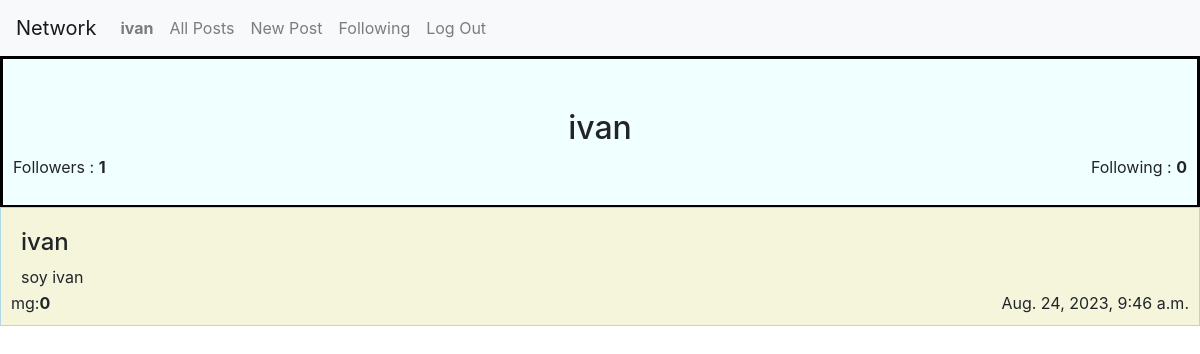
Screenshot of /user/4 (signed in) with the database file from the repository.
### network/models.py (models this page shows, shortened)
class User(AbstractUser):
    pass

class Post(models.Model):
    id_user = models.ForeignKey(User, on_delete=models.SET_NULL, null=True, default=None)
    content = models.CharField(max_length=10000)
    date = models.DateTimeField(auto_now_add=True)
    mg = models.IntegerField(default=0)

### network/views.py (the view)
# urls.py: path("user/<int:id_user>", views.individualprofile , name="individualprofile" ),
def individualprofile(request, id_user):
    if request.method == "GET":
        user_profile = User.objects.get(pk= id_user)
        user_logued = User.objects.get(pk=request.user.id)
        posts_user = Post.objects.filter(id_user=user_profile.id)
        posts_order = sorted(posts_user, key=lambda x: x.date, reverse=True)
        follower = Follow.objects.filter(follower=user_logued , following= user_profile)
        if len(follower) != 0 :
            state_follow = True
        else:
            state_follow= False
        followers = user_profile.followers.count()
        following = user_profile.following.count()
        return render(request, 'network/individualprofile.html', {
            "userindividual": user_profile,
            "posts" : posts_order,
            "followers" : followers,
            "following" : following,
            "state" : state_follow
        })

### network/templates/network/individualprofile.html (shortened to what this page needs)
{% extends "network/layout.html" %}
{% load static %}
{% block body %}
    <div class="perfil">
        <div class="nameperfil">
            <h2>{{userindividual.username}}</h2>
        </div>
        <div class="mg">
            <p>Followers : <b>{{followers}}</b></p>
        </div>
        <div class="date">
            <p>Following : <b>{{following}}</b></p>
        </div>
    </div>
    {% for post in posts %}
        <div class="post_index">
            <h4>{{post.id_user.username}}</h4>
            <p>{{post.content}} </p>
            <p class="date">{{post.date}} </p>
            <p class="mg">mg:<b>{{post.mg}}</b>  </p>
        </div>
    {% endfor %}
{% endblock %}

### network/templates/network/layout.html (shortened to what this page needs)
{% load static %}
<!DOCTYPE html>
<html lang="en">
    <head>
        <link rel="stylesheet" href="https://stackpath.bootstrapcdn.com/bootstrap/4.4.1/css/bootstrap.min.css">
        <link href="{% static 'network/styles.css' %}" rel="stylesheet">
    </head>
    <body>
        <nav class="navbar navbar-expand-lg navbar-light bg-light">
            <a class="navbar-brand" href="#">Network</a>
            <div>
              <ul class="navbar-nav mr-auto">
                {% if user.is_authenticated %}
                    <li class="nav-item">
                        <a class="nav-link" ><strong>{{ user.username }}</strong></a>
                    </li>
                {% endif %}
                <li class="nav-item">
                  <a class="nav-link" href="{% url 'index' %}">All Posts</a>
                </li>
                {% if user.is_authenticated %}
                    <li class="nav-item">
                        <a class="nav-link" href="{% url 'new_post' %}"> New Post</a>
                    </li>
                    <li class="nav-item">
                        <a class="nav-link" href="{% url 'postfollowing' %}">Following</a>
                    </li>
                    <li class="nav-item">
                        <a class="nav-link" href="{% url 'logout' %}">Log Out</a>
                    </li>
                {% endif %}
              </ul>
            </div>
          </nav>
        <div class="body">
            {% block body %}
            {% endblock %}
        </div>
    </body>
</html>

### network/static/network/styles.css (style rules this page uses)
.post_index { position: relative; margin: 0; margin-top: -1px; padding: 20px; border: 1px solid lightblue; background-color: beige; box-sizing: border-box; }
.date { position: absolute; bottom: 0; right: 0; margin: 10px; }
.mg { position: absolute; bottom: 0; left: 0; margin: 10px; }
.perfil { border: 3px solid black; background-color: azure; padding: 50px; position: relative; }
.nameperfil { justify-content: center; text-align: center; }

### rows the page displays
User: username "ivan"
Post: id_user.username "ivan", content "soy ivan", date "Aug. 24, 2023, 9:46 a.m.", mg "0"

### other values shown
{{ followers }} "1"
{{ following }} "0"
